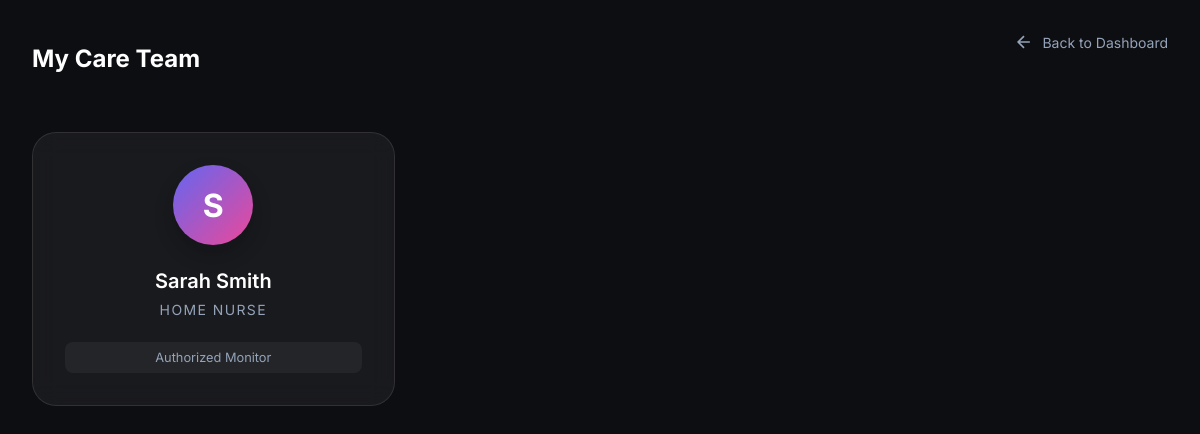
The app's page /patient/care_team (signed in), older data.
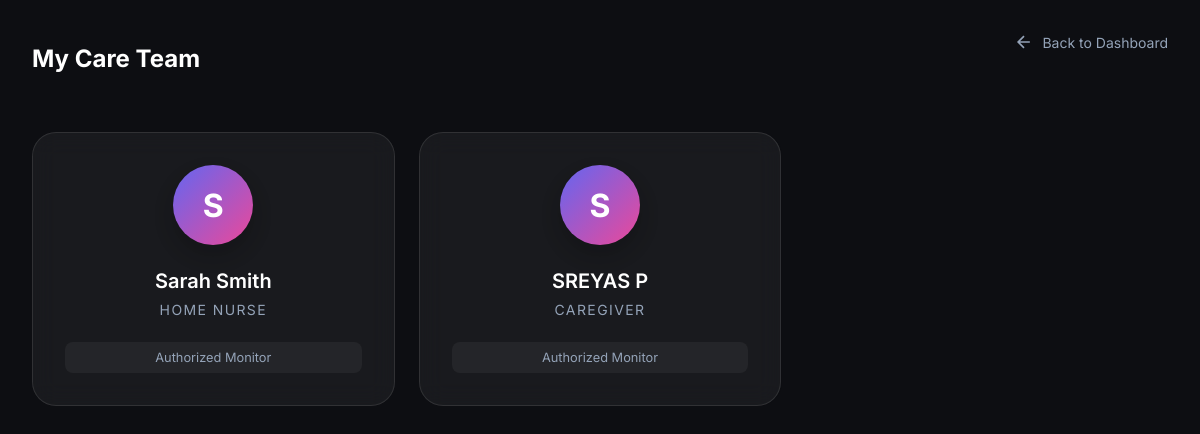
The same page, newer data.
### tables this page shows
CREATE TABLE user_associations (
        id INTEGER PRIMARY KEY AUTOINCREMENT,
        monitor_id INTEGER,
        patient_id INTEGER,
        FOREIGN KEY (monitor_id) REFERENCES users(id) ON DELETE CASCADE,
        FOREIGN KEY (patient_id) REFERENCES users(id) ON DELETE CASCADE
    );

CREATE TABLE users (
        id INTEGER PRIMARY KEY AUTOINCREMENT,
        username TEXT UNIQUE,
        password TEXT,
        role TEXT,
        full_name TEXT
    );

### app.py (the view)
@app.route('/patient/care_team')
@roles_required('patient')
def care_team():
    conn = get_db_connection()
    members = conn.execute("""
        SELECT u.id, u.full_name, u.role, ua.id as association_id
        FROM users u
        JOIN user_associations ua ON u.id = ua.monitor_id
        WHERE ua.patient_id = ?
    """, (session['user_id'],)).fetchall()
    conn.close()
    return render_template('patient/care_team.html', care_team=members)

### auth_utils.py (called while the page is built)
def roles_required(*roles):
    def decorator(f):
        @wraps(f)
        def decorated_function(*args, **kwargs):
            if 'user_id' not in session:
                return redirect(url_for('login'))
            if session.get('role') not in roles:
                abort(403, description="Access Denied. You do not have the required permissions.")
            return f(*args, **kwargs)
        return decorated_function
    return decorator

### db.py (called while the page is built)
def get_db_connection():
    conn = sqlite3.connect(DB_PATH)
    conn.row_factory = sqlite3.Row
    return conn

### templates/patient/care_team.html (shortened to what this page needs)
<!DOCTYPE html>
<html lang="en">
<head>
    <link rel="stylesheet" href="{{ url_for('static', filename='style.css') }}">
</head>
<body>
    <div class="container">
        <header>
            <div class="logo-container">
                <h1>My Care Team</h1>
            </div>
            <a href="{{ url_for('patient_dashboard') }}" class="btn-back">
                <svg width="20" height="20" viewBox="0 0 24 24" fill="none" stroke="currentColor" stroke-width="2">
                    <path d="M19 12H5M12 19l-7-7 7-7" />
                </svg>
                Back to Dashboard
            </a>
        </header>
        {% if not care_team %}
        <div
            style="text-align: center; padding: 5rem; background: var(--card-bg); border-radius: 20px; border: 1px solid var(--glass-border); margin-top: 2rem;">
            <p style="color: var(--text-secondary);">No care team members assigned yet.</p>
        </div>
        {% else %}
        <div class="care-team-grid">
            {% for member in care_team %}
            <div class="member-card">
                <div class="member-avatar">{{ member.full_name[0]|upper }}</div>
                <div style="font-size: 1.25rem; font-weight: 600; margin-bottom: 0.5rem;">{{ member.full_name }}</div>
                <div
                    style="color: var(--text-secondary); font-size: 0.875rem; text-transform: uppercase; letter-spacing: 0.1em; margin-bottom: 1.5rem;">
                    {{ member.role|replace('_', ' ')|title }}
                </div>
                <div
                    style="font-size: 0.8rem; color: var(--text-secondary); background: rgba(255,255,255,0.05); padding: 0.5rem 1rem; border-radius: 8px;">
                    Authorized Monitor
                </div>
            </div>
            {% endfor %}
        </div>
        {% endif %}
    </div>
</body>
</html>

### static/style.css (style rules this page uses)
:root { --bg-color: #0d0e12; --card-bg: rgba(255, 255, 255, 0.05); --accent-primary: #6366f1; --accent-secondary: #ec4899; --text-primary: #ffffff; --text-secondary: #94a3b8; --glass-border: rgba(255, 255, 255, 0.1); --heart-rate-color: #ef4444; --temp-color: #f59e0b; --oxygen-color: #10b981; }
* { margin: 0; padding: 0; box-sizing: border-box; font-family: 'Inter', -apple-system, sans-serif; }
body { background-color: var(--bg-color); color: var(--text-primary); min-height: 100vh; overflow-x: hidden; }
.container { max-width: 1200px; margin: 0 auto; padding: 2rem; }
header { margin-bottom: 3rem; display: flex; justify-content: space-between; align-items: center; }
.logo-container { display: flex; align-items: center; gap: 1rem; }
h1 { font-size: 1.5rem; font-weight: 700; }

### templates/patient/care_team.html (style rules this page uses)
.care-team-grid { display: grid; grid-template-columns: repeat(auto-fill, minmax(300px, 1fr)); gap: 1.5rem; margin-top: 2rem; }
.member-card { background: var(--card-bg); backdrop-filter: blur(12px); border: 1px solid var(--glass-border); border-radius: 24px; padding: 2rem; text-align: center; transition: transform 0.3s ease; }
.member-avatar { width: 80px; height: 80px; background: linear-gradient(135deg, #6366f1, #ec4899); border-radius: 50%; margin: 0 auto 1.5rem; display: flex; align-items: center; justify-content: center; font-size: 2rem; font-weight: 700; color: white; box-shadow: 0 10px 20px rgba(0, 0, 0, 0.2); }
.btn-back { display: inline-flex; align-items: center; gap: 0.5rem; color: var(--text-secondary); text-decoration: none; font-size: 0.875rem; margin-bottom: 2rem; }

Row changes from the older to the newer data that the page shows:
added user_associations: full_name "S", full_name "SREYAS P", role "CAREGIVER"
